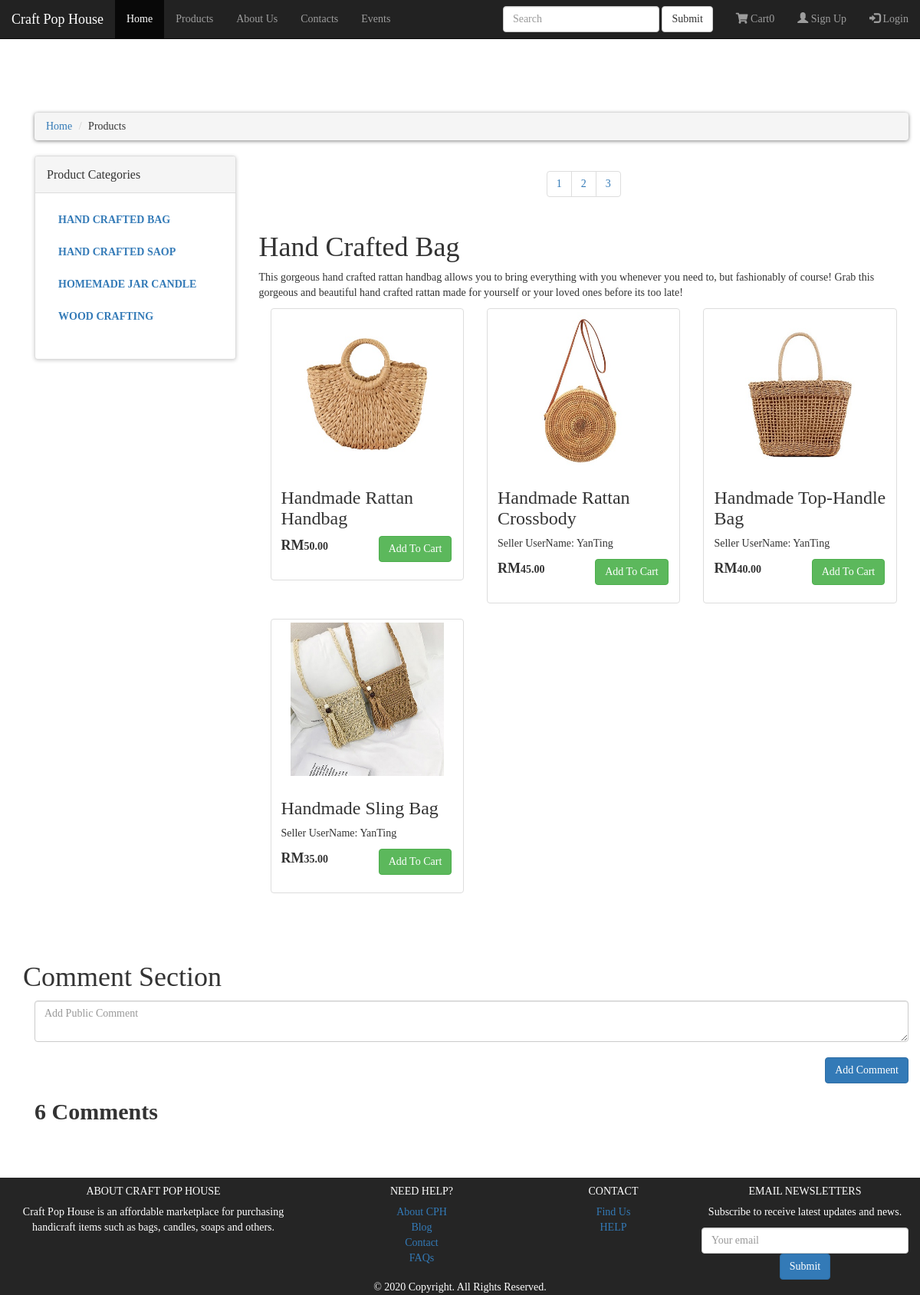
Screenshot of /products.php?category=1 with the database file from the repository.
### tables this page shows
CREATE TABLE `products_categories` (
  `product_category_id` int(10) NOT NULL,
  `product_category_title` text NOT NULL,
  `product_category_desc` text NOT NULL
);

CREATE TABLE `products` (
  `product_id` int(11) NOT NULL,
  `seller_id` int(11) NOT NULL,
  `product_category_id` int(11) NOT NULL,
  `product_title` text NOT NULL,
  `product_img` text NOT NULL,
  `product_price` text NOT NULL,
  `product_description` text NOT NULL
);

CREATE TABLE `users` (
  `id` int(11) NOT NULL,
  `username` varchar(100) NOT NULL,
  `email` varchar(100) NOT NULL,
  `user_type` varchar(100) NOT NULL,
  `password` varchar(100) NOT NULL
);

### function.php (the view, shortened to what this page needs)
<?php
	$connection=mysqli_connect('localhost','root','','cph');
	function getCategory()
	{
		global $connection;
		$get_category = "select * from products_categories";
		$run_category =mysqli_query($connection,$get_category);
		while($row_category=mysqli_fetch_array($run_category))
		{
			$category_id = $row_category['product_category_id'];
			$category_title = $row_category['product_category_title'];
			echo "
				<li>
					<a href='products.php?category=$category_id'>$category_title</a>
				</li>
			";
		}
	}
	function getCategoryCO()
	{
		global $connection;
		if(isset($_GET['category']))
		{
			$category_id = $_GET['category'];
			$get_category_id ="select * from products_categories where product_category_id='$category_id'";
			$run_category=mysqli_query($connection,$get_category_id);
			$row_category=mysqli_fetch_array($run_category);
			$category_title = $row_category['product_category_title'];
			$category_desc = $row_category['product_category_desc'];
			$get_products="select * from products where product_category_id='$category_id'";
			$run_products= mysqli_query($connection,$get_products);
			$count=mysqli_num_rows($run_products);
			if($count==0)
			{
				echo "
					<div class='box'>
						<h1> No Product In This Category</h1>
					</div>
					";
			}
			else
			{
				echo "
					<div class='box'>
						<h1>$category_title</h1>
						<p>$category_desc</p>
					</div>
					";
			}
			while($row_products=mysqli_fetch_array($run_products))
			{
			?>
					<div class="col-sm-6 col-md-4">
						<div class="thumbnail">
						  <img src="images/<?= $row_products['product_img']; ?>" alt="" style="width: 200px; height: 200px;">
						  <div class="caption">
							<h3><?= $row_products['product_title']; ?></h3>
							<?php
							$db = mysqli_connect('localhost', 'root', '', 'cph');
							$test = $row_products['seller_id'];
							$query = "SELECT * FROM users where id='$test'";
							$results = mysqli_query($db, $query);
							while ($rows=mysqli_fetch_array($results)){
								$a = $rows['username'];
								echo "<p>Seller UserName: $a</p>";
							} ?>
							<p>
								<div class="row">
									<div class="col-sm-6 col-md-6">
										<strong> <span style="font-size: 18px;">RM</span><?= number_format( $row_products['product_price'], 2 ); ?></strong>
									</div>
									<div class="col-sm-6 col-md-6">
										<?php
											$disButton = "";
										 ?>
										<button id="cartBtn_<?=$row_products['product_id'];?>" <?php echo $disButton; ?> class="btn btn-success" onclick="addToCart(<?=$row_products['product_id'];?>, this.id); check_login(); " role="button">Add To Cart</button>
									</div>
								</div>
							</p>
						  </div>
						</div>
					</div>
		<?php	}
		}
	}
?>

### styles/category.css (style rules this page uses)
* { font-family: Quicksand; }
body { background: #fff; }
#content .panel.sidebar-menu ul.nav.category-menu li a { text-transform:uppercase; font-weight:600; }

### styles/cart.css (style rules this page uses)
* { font-family: Quicksand; }
img { max-width: 100%; height: auto; background: lightblue; background: radial-gradient(white 30%, lightblue 70%); }
html, body { height: 100%; }
body { display: flex; flex-direction: column; }

### rows the page displays
products_categories: product_category_title "HAND CRAFTED BAG", product_category_title "Hand Crafted Bag", product_category_desc "This gorgeous hand crafted rattan handbag allows you to bring everything with you whenever you need to, but fashionably of course! Grab this gorgeous and beautiful hand crafted rattan made for yourself or your loved ones before its too late!"
products_categories: product_category_title "HAND CRAFTED SAOP"
products_categories: product_category_title "HOMEMADE JAR CANDLE"
products_categories: product_category_title "WOOD CRAFTING"
products: product_img (picture), product_title "Handmade Rattan Handbag", product_price "50.00"
products: product_img (picture), product_title "Handmade Rattan Crossbody", product_price "45.00"
users: username "YanTing"
products: product_img (picture), product_title "Handmade Top-Handle Bag", product_price "40.00"
products: product_img (picture), product_title "Handmade Sling Bag", product_price "35.00"

### other values shown
$count "0"
$numComments "6"
